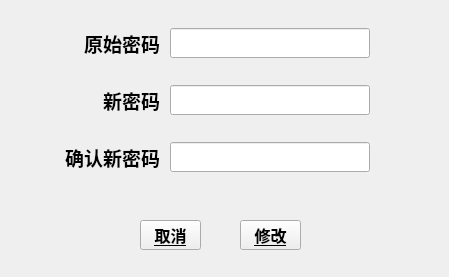
<?xml version="1.0" encoding="UTF-8"?>
<ui version="4.0">
 <class>changSecretForm</class>
 <widget class="QWidget" name="changSecretForm">
  <property name="geometry">
   <rect>
    <x>0</x>
    <y>0</y>
    <width>449</width>
    <height>277</height>
   </rect>
  </property>
  <property name="minimumSize">
   <size>
    <width>449</width>
    <height>277</height>
   </size>
  </property>
  <property name="maximumSize">
   <size>
    <width>449</width>
    <height>277</height>
   </size>
  </property>
  <property name="windowTitle">
   <string>密码修改</string>
  </property>
  <widget class="QLineEdit" name="oldSeretEdit">
   <property name="geometry">
    <rect>
     <x>170</x>
     <y>28</y>
     <width>200</width>
     <height>30</height>
    </rect>
   </property>
   <property name="minimumSize">
    <size>
     <width>200</width>
     <height>30</height>
    </size>
   </property>
   <property name="maximumSize">
    <size>
     <width>200</width>
     <height>30</height>
    </size>
   </property>
   <property name="echoMode">
    <enum>QLineEdit::Password</enum>
   </property>
   <property name="clearButtonEnabled">
    <bool>true</bool>
   </property>
  </widget>
  <widget class="QLineEdit" name="newSecretEdit">
   <property name="geometry">
    <rect>
     <x>170</x>
     <y>85</y>
     <width>200</width>
     <height>30</height>
    </rect>
   </property>
   <property name="minimumSize">
    <size>
     <width>200</width>
     <height>30</height>
    </size>
   </property>
   <property name="maximumSize">
    <size>
     <width>200</width>
     <height>30</height>
    </size>
   </property>
   <property name="echoMode">
    <enum>QLineEdit::Password</enum>
   </property>
   <property name="clearButtonEnabled">
    <bool>true</bool>
   </property>
  </widget>
  <widget class="QLineEdit" name="repeatSecretEdit">
   <property name="geometry">
    <rect>
     <x>170</x>
     <y>142</y>
     <width>200</width>
     <height>30</height>
    </rect>
   </property>
   <property name="minimumSize">
    <size>
     <width>200</width>
     <height>30</height>
    </size>
   </property>
   <property name="maximumSize">
    <size>
     <width>200</width>
     <height>30</height>
    </size>
   </property>
   <property name="echoMode">
    <enum>QLineEdit::Password</enum>
   </property>
   <property name="clearButtonEnabled">
    <bool>true</bool>
   </property>
  </widget>
  <widget class="QLabel" name="label">
   <property name="geometry">
    <rect>
     <x>30</x>
     <y>28</y>
     <width>130</width>
     <height>30</height>
    </rect>
   </property>
   <property name="font">
    <font>
     <family>黑体</family>
     <pointsize>14</pointsize>
     <weight>75</weight>
     <bold>true</bold>
    </font>
   </property>
   <property name="text">
    <string>原始密码</string>
   </property>
   <property name="alignment">
    <set>Qt::AlignRight|Qt::AlignTrailing|Qt::AlignVCenter</set>
   </property>
  </widget>
  <widget class="QLabel" name="label_2">
   <property name="geometry">
    <rect>
     <x>30</x>
     <y>85</y>
     <width>130</width>
     <height>30</height>
    </rect>
   </property>
   <property name="font">
    <font>
     <family>黑体</family>
     <pointsize>14</pointsize>
     <weight>75</weight>
     <bold>true</bold>
    </font>
   </property>
   <property name="text">
    <string>新密码</string>
   </property>
   <property name="alignment">
    <set>Qt::AlignRight|Qt::AlignTrailing|Qt::AlignVCenter</set>
   </property>
  </widget>
  <widget class="QLabel" name="label_3">
   <property name="geometry">
    <rect>
     <x>30</x>
     <y>142</y>
     <width>130</width>
     <height>30</height>
    </rect>
   </property>
   <property name="font">
    <font>
     <family>黑体</family>
     <pointsize>14</pointsize>
     <weight>75</weight>
     <bold>true</bold>
    </font>
   </property>
   <property name="text">
    <string> 确认新密码</string>
   </property>
   <property name="alignment">
    <set>Qt::AlignRight|Qt::AlignTrailing|Qt::AlignVCenter</set>
   </property>
  </widget>
  <widget class="QPushButton" name="confirmButton">
   <property name="geometry">
    <rect>
     <x>240</x>
     <y>220</y>
     <width>61</width>
     <height>30</height>
    </rect>
   </property>
   <property name="font">
    <font>
     <family>黑体</family>
     <pointsize>12</pointsize>
     <weight>75</weight>
     <bold>true</bold>
     <underline>true</underline>
    </font>
   </property>
   <property name="cursor">
    <cursorShape>PointingHandCursor</cursorShape>
   </property>
   <property name="styleSheet">
    <string notr="true">border-image: url(:/button/button.png);</string>
   </property>
   <property name="text">
    <string>修改</string>
   </property>
  </widget>
  <widget class="QPushButton" name="cancelButton">
   <property name="geometry">
    <rect>
     <x>140</x>
     <y>220</y>
     <width>61</width>
     <height>30</height>
    </rect>
   </property>
   <property name="font">
    <font>
     <family>黑体</family>
     <pointsize>12</pointsize>
     <weight>75</weight>
     <bold>true</bold>
     <underline>true</underline>
    </font>
   </property>
   <property name="cursor">
    <cursorShape>PointingHandCursor</cursorShape>
   </property>
   <property name="styleSheet">
    <string notr="true">border-image: url(:/button/button.png);</string>
   </property>
   <property name="text">
    <string>取消</string>
   </property>
  </widget>
  <widget class="QLabel" name="label_4">
   <property name="geometry">
    <rect>
     <x>0</x>
     <y>0</y>
     <width>451</width>
     <height>281</height>
    </rect>
   </property>
   <property name="styleSheet">
    <string notr="true">image: url(:/login/login_400_250.png);</string>
   </property>
   <property name="text">
    <string/>
   </property>
  </widget>
  <zorder>label_4</zorder>
  <zorder>oldSeretEdit</zorder>
  <zorder>newSecretEdit</zorder>
  <zorder>repeatSecretEdit</zorder>
  <zorder>label</zorder>
  <zorder>label_2</zorder>
  <zorder>label_3</zorder>
  <zorder>confirmButton</zorder>
  <zorder>cancelButton</zorder>
 </widget>
 <resources>
  <include location="back.qrc"/>
 </resources>
 <connections>
  <connection>
   <sender>cancelButton</sender>
   <signal>clicked()</signal>
   <receiver>changSecretForm</receiver>
   <slot>cancelChange()</slot>
   <hints>
    <hint type="sourcelabel">
     <x>177</x>
     <y>267</y>
    </hint>
    <hint type="destinationlabel">
     <x>99</x>
     <y>309</y>
    </hint>
   </hints>
  </connection>
  <connection>
   <sender>confirmButton</sender>
   <signal>clicked()</signal>
   <receiver>changSecretForm</receiver>
   <slot>confirmChange()</slot>
   <hints>
    <hint type="sourcelabel">
     <x>333</x>
     <y>264</y>
    </hint>
    <hint type="destinationlabel">
     <x>455</x>
     <y>311</y>
    </hint>
   </hints>
  </connection>
 </connections>
 <slots>
  <slot>cancelChange()</slot>
  <slot>confirmChange()</slot>
 </slots>
</ui>
